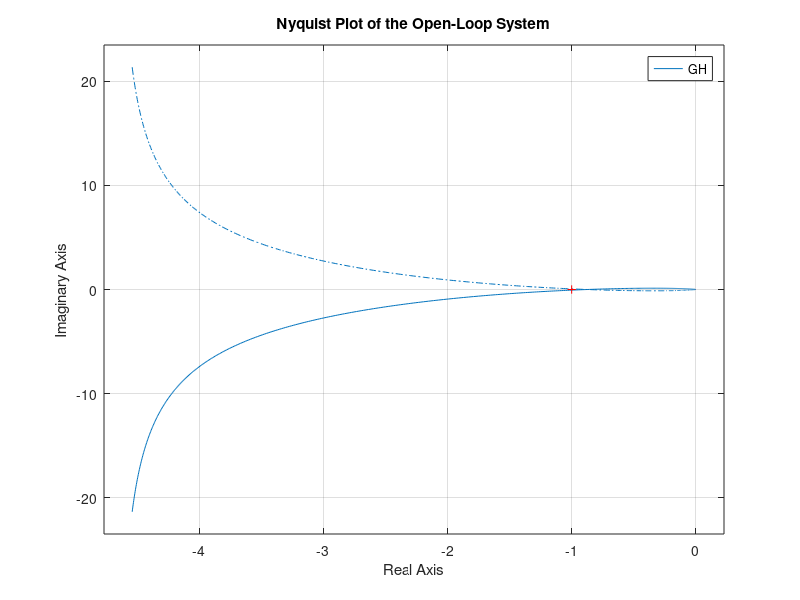
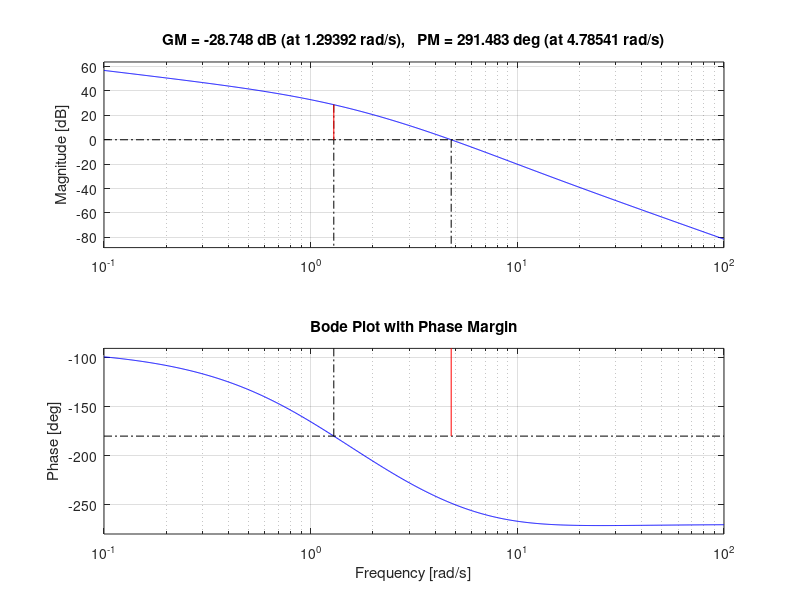

MATLAB code for these plots, in order:
% Define the system transfer function
s = tf('s');
GH = 84 / (s * (s + 2) * (s + 6));

% Plot the Nyquist plot
figure;
nyquist(GH);
grid on;
title('Nyquist Plot of the Open-Loop System');

% Design a compensator (example: lead compensator)
% Adjust the parameters as necessary
K = 1; % Gain
alpha = 10; % Adjust this value for desired phase margin
C = K * (s + alpha) / (s + 1); % Lead compensator

% Open-loop transfer function with compensator
G_open_loop = C * GH;

% Verify the phase margin
figure;
margin(G_open_loop);
grid on;
title('Bode Plot with Phase Margin');

